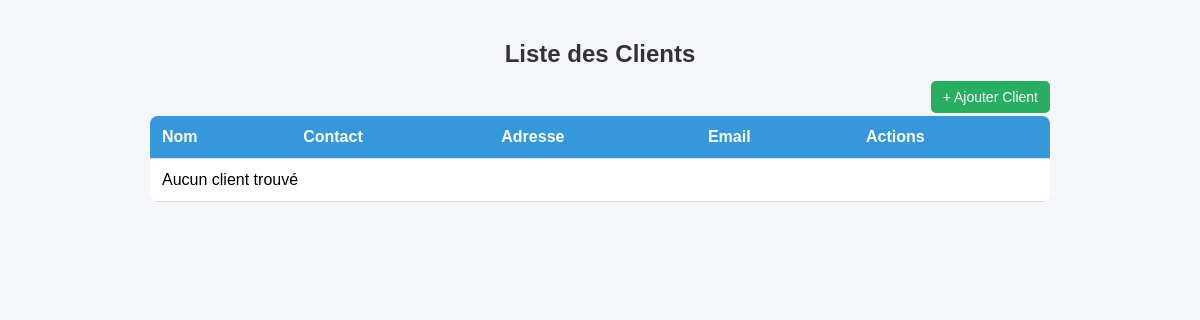
/clients/liste_clients/, run on an earlier commit of the app's database.
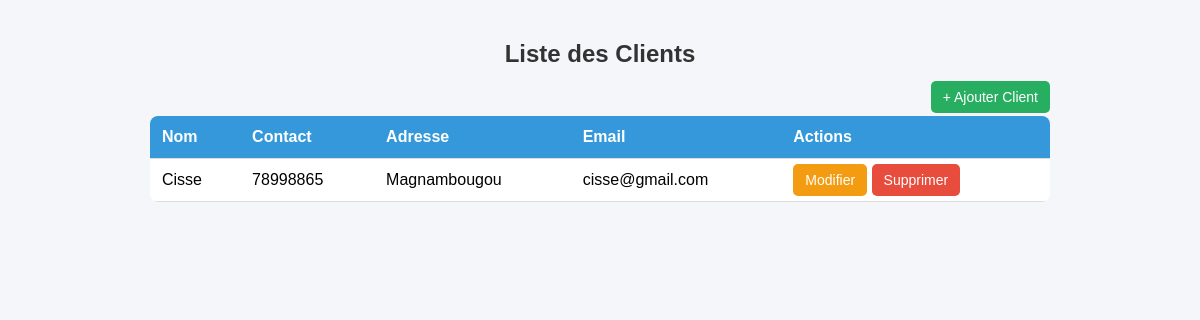
And on a later commit of the database.
### client/models.py (models this page shows, shortened)
class Client(models.Model):
    nom = models.CharField(max_length=150)
    contact = models.CharField(max_length=100, blank=True, null=True)
    adresse = models.TextField(blank=True, null=True)
    email = models.EmailField(blank=True, null=True)

### client/views.py (the view)
# urls.py: path('liste_clients/', views.liste_clients, name='liste_clients'),
def liste_clients(request):
    clients = Client.objects.all()
    return render(request, 'clients/liste_clients.html', {'clients': clients})

### templates/clients/liste_clients.html (shortened to what this page needs)
<!DOCTYPE html>
<html lang="fr">
<head>
</head>
<body>
<div class="container">
    <h2>Liste des Clients</h2>
    <div class="top-buttons">
        <a href="{% url 'ajouter_client' %}" class="btn btn-add">+ Ajouter Client</a>
    </div>
    <table class="table">
        <tr>
            <th>Nom</th>
            <th>Contact</th>
            <th>Adresse</th>
            <th>Email</th>
            <th>Actions</th>
        </tr>
        {% for client in clients %}
        <tr>
            <td>{{ client.nom }}</td>
            <td>{{ client.contact }}</td>
            <td>{{ client.adresse }}</td>
            <td>{{ client.email }}</td>
            <td>
                <a class="btn btn-edit" href="{% url 'modifier_client' client.id %}">Modifier</a>
                <a class="btn btn-delete" href="{% url 'supprimer_client' client.id %}">Supprimer</a>
            </td>
        </tr>
        {% empty %}
        <tr><td colspan="5">Aucun client trouvé</td></tr>
        {% endfor %}
    </table>
</div>
</body>
</html>

What changed in the data, as far as the page shows it:
added Client: nom "Cisse", contact "78998865", adresse "Magnambougou", email "cisse@gmail.com"
Also different on the page:
text no longer shown: "Aucun client trouvé"
